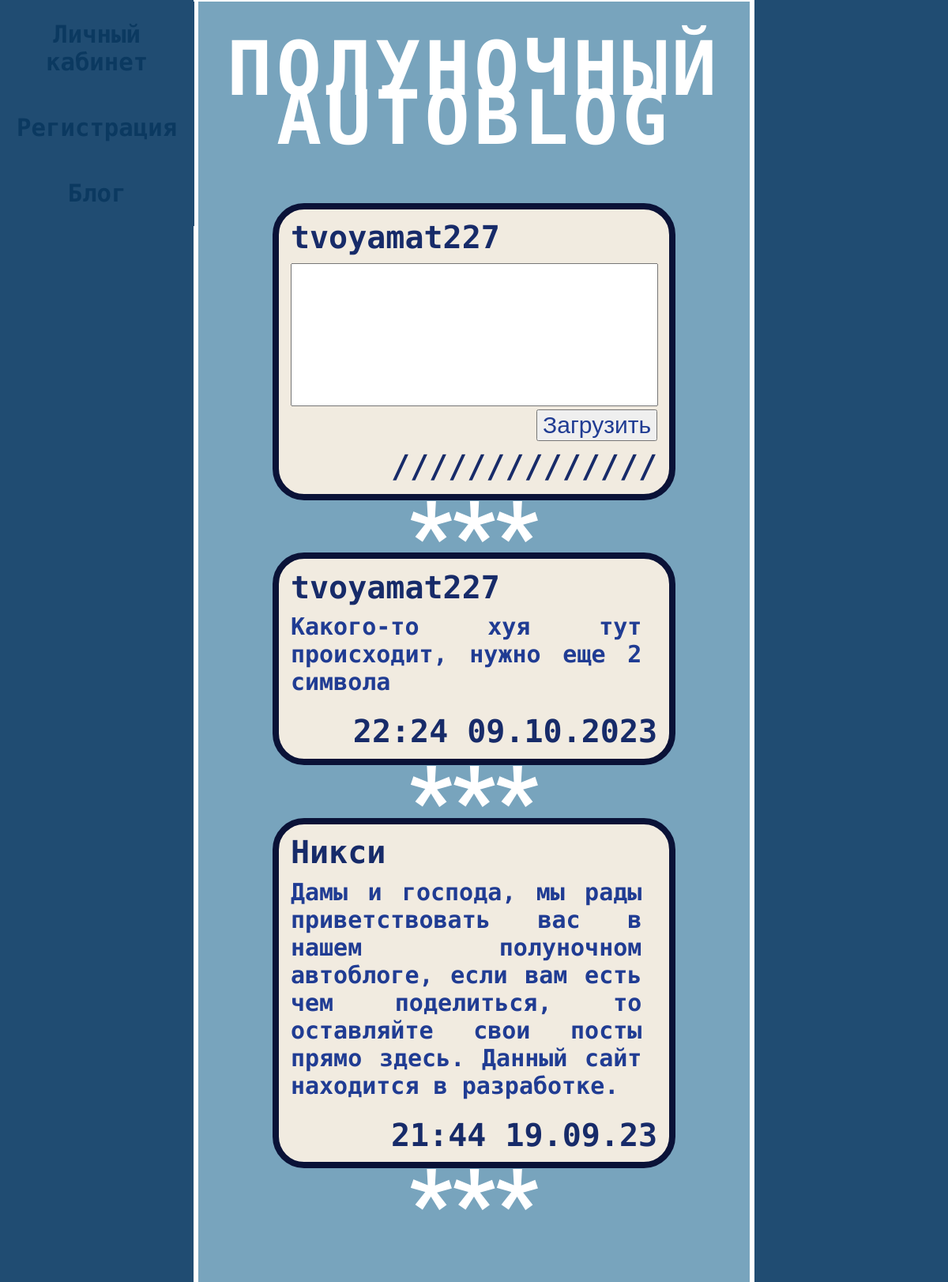
The page / (signed in) on the database its author committed.
### models.py (models this page shows, shortened)
class Users(db.Model):
    id = db.Column(db.Integer, primary_key=True)
    name = db.Column(db.String(50), unique=True)
    psw = db.Column(db.String(500), nullable=True)

class Posts(db.Model):
    id = db.Column(db.Integer, primary_key=True)
    usr = db.Column(db.String(50))
    text = db.Column(db.Text, nullable=True)
    time = db.Column(db.DateTime)
    string_time = db.Column(db.String(50))

### app.py (the view, shortened to what this page needs)
@app.route("/", methods=["POST", "GET"])
def index():
    posts = getTenPosts()
    if current_user.is_authenticated:
        nickname = current_user.getName()
    else:
        nickname = None
    form = PostForm()
    return render_template("index.html", menu=menu, nickname=nickname, form=form, posts=posts)

### forms.py
class PostForm(FlaskForm):
    post = TextAreaField("Поле", validators=[Length(min=30, max=300, message="Должен быть от 30 до 300 символов")])
    submit = SubmitField("Загрузить")

### UserLogin.py (called while the page is built)
    def fromDB(self, user):
        self.__user = user
        return self

    def getName(self):
        return self.__user.name if self.__user else "Без имени"

### app.py (called while the page is built)
@login_manager.user_loader
def load_user(user_id):
    return UserLogin().fromDB(getUser(user_id))

### models.py (called while the page is built)
def getTenPosts():
    try:
        result = Posts.query.all()[0:10]
        result.reverse()
        return result
    except:
        print("Что-то пошло не так при загрузке постов")

def getUser(user_id):
    try:
        u = Users.query.get(user_id)
        if not u:
            print("Пользователь не найден")
            return False
        return u
    except:
        print("Что-то пошло не так при загрузке пользователя")

### templates/index.html (shortened to what this page needs)
{% extends "base.html"%}
{% block content %}
{{ super() }}
    <div class="post">
        {% if nickname %}
        <div class="nickname">{{ nickname }}</div>
        {% else %}
        <div class="nickname">Anon</div>
        {% endif %}
        <form action="" method="post" class="postform">
            <div class="posttext">{{ form.post(rows=5) }}</div>
            <div class="postbut">{{ form.submit() }}</div>
        </form>
        <div class="dateandtime">//////////////</div>
    </div>
    <div class="sign-wrap-3">
        <span class="sign_word">***</span>
    </div>
        {% for post in posts %}
    <div class="post">
        <div class="nickname">{{ post.usr }}</div>
        <div class="text">{{ post.text }}</div>
        <div class="dateandtime">{{ post.string_time }}</div>
    </div>
    <div class="sign-wrap-3">
        <span class="sign_word">***</span>
    </div>
        {% endfor %}
    <div class="post">
        <div class="nickname">Никси</div>
        <div class="text">Дамы и господа, мы рады приветствовать вас в нашем полуночном автоблоге, если вам есть чем поделиться, то оставляйте свои посты прямо здесь. Данный сайт находится в разработке.</div>
        <div class="dateandtime">21:44 19.09.23</div>
    </div>
    <div class="sign-wrap-3">
        <span class="sign_word">***</span>
    </div>
{% endblock %}

### static/css/styles.css (style rules this page uses)
body { background-color: #204c72; }
div.post { margin: 1.5% 13.5% 3% 13.5%; border: solid #0a1237 6pt; border-radius: 40px; background-color: #f1ebe0; }
div.nickname { font-size: 40px; font-weight: bold; padding-left: 3%; padding-top: 2.5%; color: #172b69; padding-bottom: 2%; font-family: 'Ubuntu Mono', monospace; }
div.text { font-size: 30px; font-weight: bold; padding: 0% 3% 3% 3%; color: #203c93; font-family: 'Ubuntu Mono', monospace; text-align: justify; width: 90%; }
div.dateandtime { font-size: 40px; font-weight: bold; line-height: 50px; padding: 1% 3% 2% 3%; color: #172b69; font-family: 'Ubuntu Mono', monospace; text-align: right; }
textarea { width: 99%; resize: none; font-size: 30px; color: #203c93; font-family: 'Ubuntu Mono', monospace; }
div.post + div.sign-wrap-3 { margin-bottom: -5%; }
input { margin-block-end: 0px; margin-block-start: 0px; padding-bottom: 1%; margin-bottom: 1%; color: #203c93; font-size: 30px; }
form { margin-left: 3%; width: 50%; }
div.postbut { align-self: end; }
form.postform { width: 94%; display: flex; flex-direction: column; }
.sign-wrap-3 { text-align: center; }
.sign-wrap-3 .sign_word { font-size: 120px; font-weight: bold; line-height: 50px; color: #FFF; font-family: 'Roboto', sans-serif; text-transform: uppercase; animation: neon-3 5s steps(1, start) infinite reverse; }

### rows shown on the page
Users: name "tvoyamat227"
Posts: usr "tvoyamat227", text "Какого-то хуя тут происходит, нужно еще 2 символа", string_time "22:24 09.10.2023"

### other values the page prints
{{ m.name }} "Личный кабинет" "Регистрация" "Блог"
